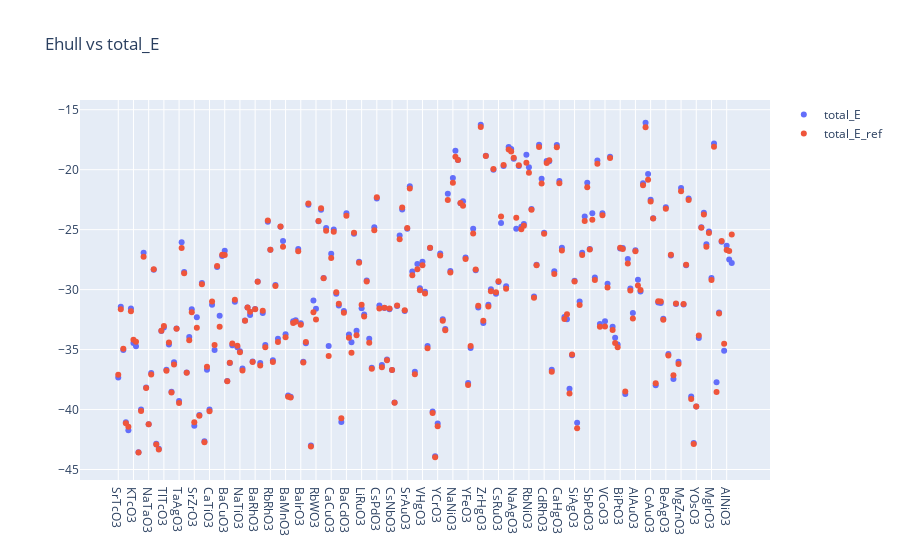

Write notebook code for a chart like this one.
### Code cell
trace1 = go.Scatter(x = df_bulk['formula'], y = df_bulk['total_E'], name = 'total_E', mode = 'markers' )
trace2 = go.Scatter(x = df_bulk['formula'], y = df_bulk['total_E_ref'], name = 'total_E_ref', mode = 'markers' )

data = [trace1, trace2]
layout = go.Layout(title = 'Ehull vs total_E')
fig = go.Figure(data = data, layout = layout)
# pyo.iplot(fig)
fig.show()

### Figure 1 — Plotly figure (JSON) as saved in the notebook; plotly's stock layout.template omitted (floating-point values rounded to 4 significant figures; data arrays with more than 128 entries replaced by an {"elided": "..."} marker saying what was removed)
{"data": [{"mode": "markers", "name": "total_E", "type": "scatter", "x": {"elided": "243 str values"}, "y": {"elided": "243 float values"}}, {"mode": "markers", "name": "total_E_ref", "type": "scatter", "x": {"elided": "243 str values"}, "y": {"elided": "243 float values"}}], "layout": {"title": {"text": "Ehull vs total_E"}}}
